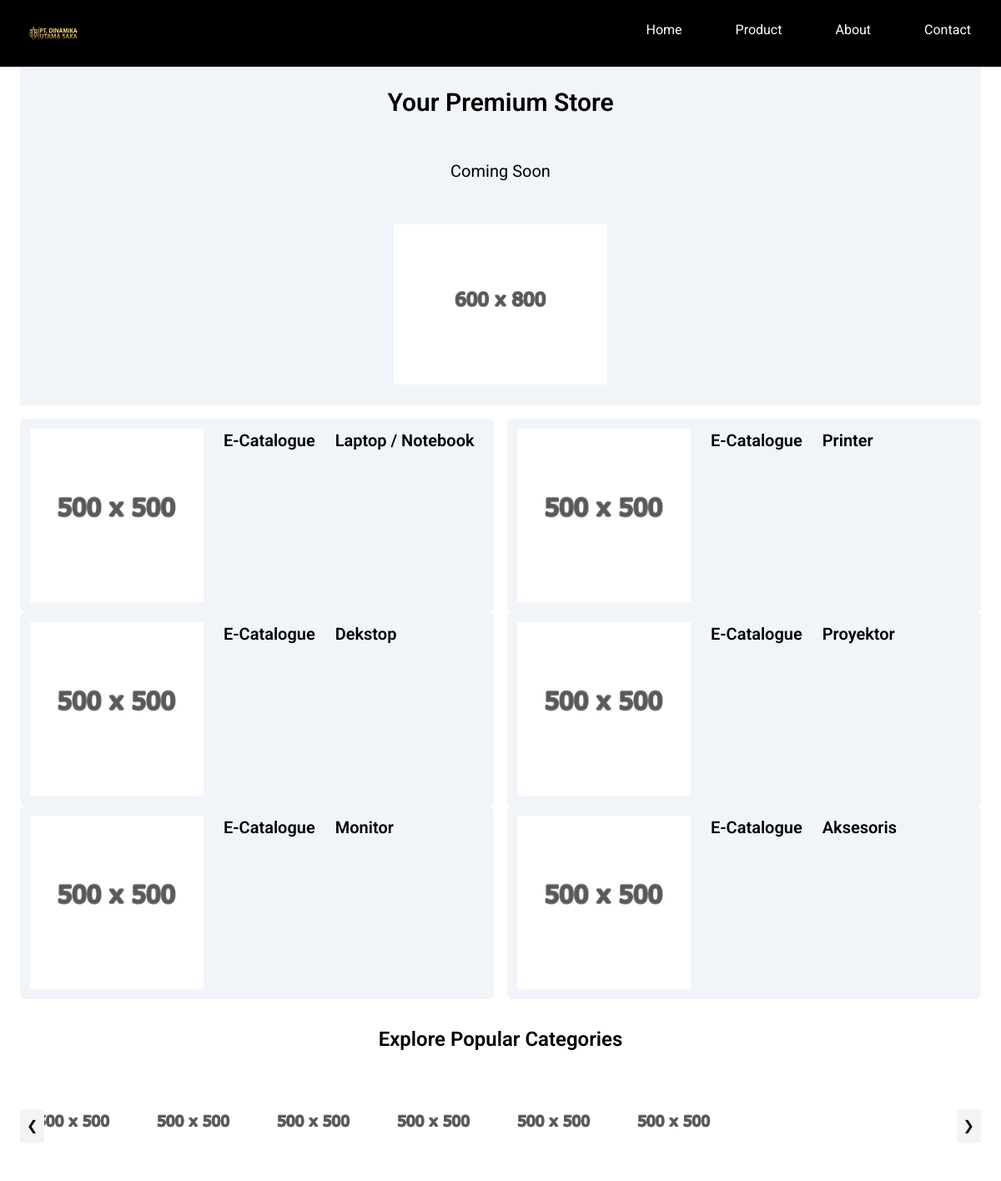
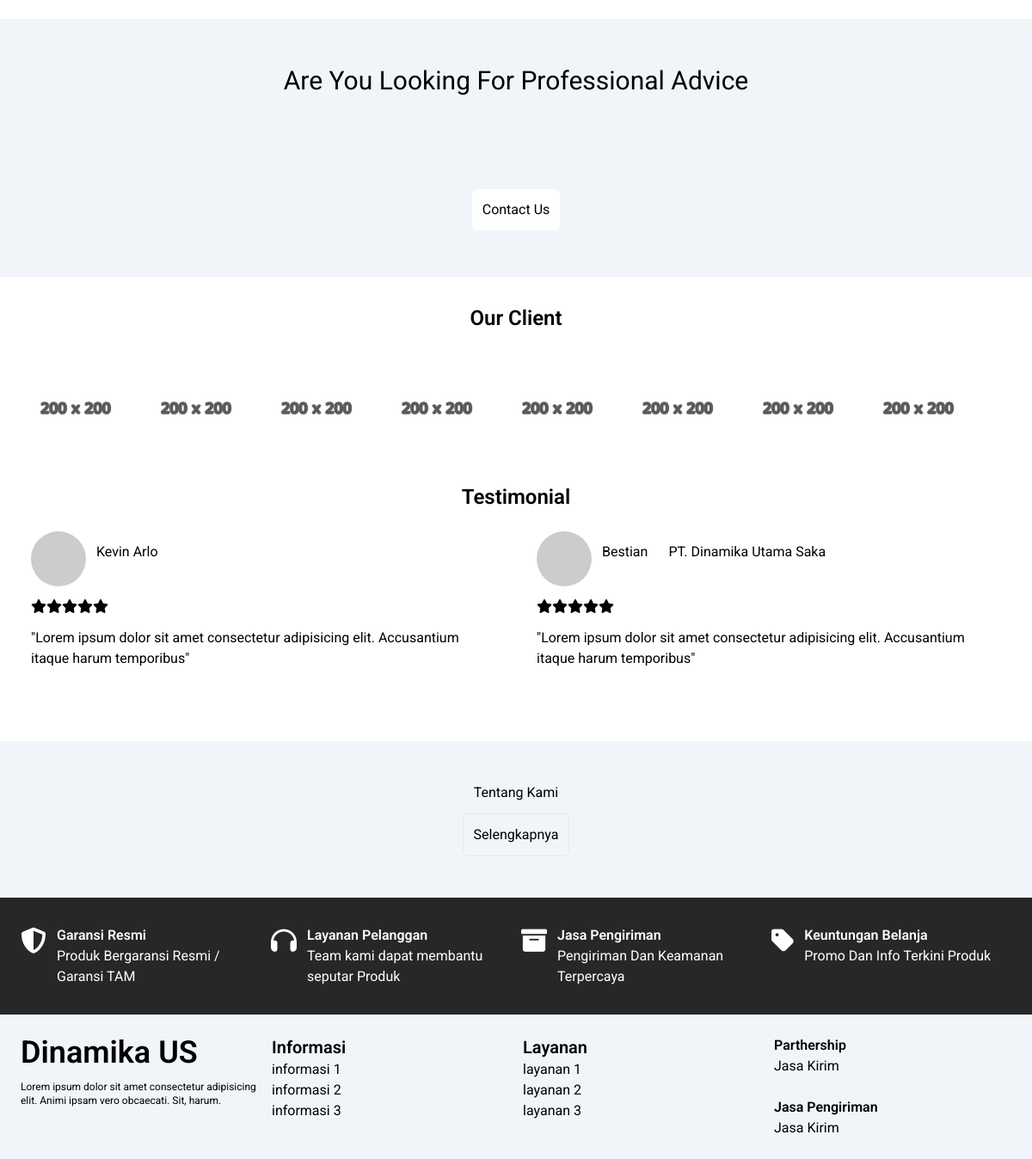
The page / on the database its author committed (2 pictures, top to bottom).
### tables this page shows
CREATE TABLE `tbl_settings_logo` (
  `SettingsLogoID` int(11) NOT NULL,
  `StatusID` int(11) NOT NULL,
  `SettingsLogoName` varchar(255) NOT NULL,
  `SettingsLogoValue` varchar(255) DEFAULT NULL,
  `CreateBy` varchar(20) DEFAULT NULL,
  `CreateTime` timestamp NOT NULL DEFAULT current_timestamp(),
  `UpdateBy` varchar(20) DEFAULT NULL,
  `UpdateTime` timestamp NULL DEFAULT NULL
);

CREATE TABLE `tbl_product_category` (
  `ProductCategoryID` int(11) NOT NULL,
  `StatusID` int(11) NOT NULL,
  `ProductCategoryName` text NOT NULL,
  `ProductCategoryCatalog` varchar(255) DEFAULT NULL,
  `ProductCategoryPhoto` varchar(255) DEFAULT NULL,
  `CreateBy` varchar(20) DEFAULT NULL,
  `CreateTime` timestamp NOT NULL DEFAULT current_timestamp(),
  `UpdateBy` varchar(20) DEFAULT NULL,
  `UpdateTime` timestamp NULL DEFAULT NULL
);

CREATE TABLE `tbl_ourclient` (
  `OurClientID` int(11) NOT NULL,
  `StatusID` int(11) NOT NULL,
  `OurClientName` text NOT NULL,
  `OurClientPhoto` varchar(255) DEFAULT NULL,
  `CreateBy` varchar(20) DEFAULT NULL,
  `CreateTime` timestamp NOT NULL DEFAULT current_timestamp(),
  `UpdateBy` varchar(20) DEFAULT NULL,
  `UpdateTime` timestamp NULL DEFAULT NULL
);

CREATE TABLE `tbl_testimonial` (
  `TestimonialID` int(11) NOT NULL,
  `TestimonialStatusID` int(11) NOT NULL,
  `FullName` varchar(25) NOT NULL,
  `Company` text DEFAULT NULL,
  `TestimonialRating` varchar(10) NOT NULL,
  `TestimonialDescription` text NOT NULL,
  `CreateBy` varchar(20) DEFAULT NULL,
  `CreateTime` timestamp NOT NULL DEFAULT current_timestamp(),
  `UpdateBy` varchar(20) DEFAULT NULL,
  `UpdateTime` timestamp NULL DEFAULT NULL
);

### index.php (the view, shortened to what the rows shown need)
<?php
require_once('includes/helpers/WebRootPath.php');
require_once('includes/class/MetaClass.php');
$Meta           = new Meta();
require_once('includes/component/Header.php');
require_once('includes/class/ProductClass.php');
$Product        = new Product();
require_once('includes/class/SettingsClass.php');
$SettingsLogo   = new Settings();
require_once('includes/component/Navbar.php');
require_once('includes/component/Hero.php');
require_once('includes/class/OurClientClass.php');
$OurClient      = new OurClient();
require_once('includes/class/TestimonialClass.php');
$Testimonial    = new Testimonial();
require_once('includes/component/SidebarMenu.php');
?>
<section>
    <div class='mt-8 mx-6'>
        <h2 class='font-semibold text-2xl text-center'>Explore Popular Categories</h2>
                    <?php foreach ($Product->fetchProductCategory() as $row) : ?>
                        <div class='w-32 h-32 flex-shrink-0'>
                            <img class='w-full h-full' src="<?= WebRootPath(); ?>admin/assets/img/productcategoryphoto/<?= $row['ProductCategoryPhoto']; ?>" alt="<?= $row['ProductCategoryPhoto']; ?>">
                        </div>
                    <?php endforeach; ?>
    </div>
</section>
<section class='mt-6'>
    <div class='min-h-[300px] bg-slate-100 grid place-items-center'>
        <h1 class='text-xl lg:text-3xl'>Are You Looking For Professional Advice</h1>
    </div>
</section>
<section class='our client mt-6'>
    <div class='mt-8 mx-6'>
        <h2 class='font-semibold text-2xl text-center'>Our Client</h2>
        <div class='grid grid-cols-2 lg:flex mt-6 gap-3'>
            <?php foreach ($OurClient->fetchOurClient() as $row) : ?>
                <div>
                    <img class='w-32 h-32' src="<?= WebRootPath(); ?>admin/assets/img/ourclientphoto/<?= $row['OurClientPhoto']; ?>" alt="<?= $row['OurClientPhoto']; ?>">
                </div>
            <?php endforeach; ?>
        </div>
    </div>
</section>
<section class='mt-6 mx-3 lg:mx-6'>
    <div class='min-h-[300px]'>
        <h2 class='font-semibold text-2xl text-center'>Testimonial</h2>
        <div class='grid grid-cols-2 gap-1 lg:gap-6 mt-3'>
            <?php foreach ($Testimonial->fetchTestimonial() as $row) : ?>
                <div class='rounded-md grid gap-3 p-3'>
                    <div class='flex'>
                        <img class='w-16 h-16 rounded-full' src="https://eu.ui-avatars.com/api/?name=<?= $row['FullName'] ?>">
                        <h3 class='m-3'><?= $row['FullName']; ?></h3>
                        <h3 class='m-3'><?= $row['Company']; ?></h3>
                    </div>
                    <span>
                        <?php
                        if ($row['TestimonialRating'] == 5) {
                            echo    '<i class="fa-solid fa-star"></i><i class="fa-solid fa-star"></i><i class="fa-solid fa-star"></i><i class="fa-solid fa-star"></i><i class="fa-solid fa-star"></i>';
                        } elseif ($row['TestimonialRating'] == 4) {
                            echo    '<i class="fa-solid fa-star"></i><i class="fa-solid fa-star"></i><i class="fa-solid fa-star"></i><i class="fa-solid fa-star"></i>';
                        } elseif ($row['TestimonialRating'] == 3) {
                            echo    '<i class="fa-solid fa-star"></i><i class="fa-solid fa-star"></i><i class="fa-solid fa-star"></i>';
                        } elseif ($row['TestimonialRating'] == 2) {
                            echo    '<i class="fa-solid fa-star"></i><i class="fa-solid fa-star"></i>';
                        } else {
                            echo    '<i class="fa-solid fa-star"></i>';
                        }
                        ?>
                    </span>
                    <span class=''>"<?= $row['TestimonialDescription']; ?>"</span>
                </div>
            <?php endforeach; ?>
        </div>
    </div>
</section>
<?php
require_once('includes/component/EndFooter.php');
?>

### includes/component/Navbar.php (shortened to what the rows shown need)
<div class='bg-black' style="position: relative;">
    <div class='mx-6 hidden lg:block '>
        <div class="flex justify-between">
            <a href="<?= WebRootPath(); ?>index.php">
                <?php foreach ($SettingsLogo->fetchLogoHeaderorNavbar() as $row) : ?>
                    <img src="<?= WebRootPath(); ?>admin/assets/img/settingslogo/<?= $row['SettingsLogoValue']; ?>" class='w-20 h-20 mr-3' alt="<?= $row['SettingsLogoValue']; ?>">
                <?php endforeach; ?>
            </a>
                                <?php foreach ($Product->fetchProductNavbar() as $row) : ?>
                                    <div class='grid'>
                                        <a href="<?= WebRootPath(); ?>products.php?page=<?= $row['ProductCategoryID']; ?>">
                                            <img class='w-32 h-32' src="<?= WebRootPath(); ?>admin/assets/img/productcategoryphoto/<?= $row['ProductCategoryPhoto']; ?>" alt="<?= $row['ProductCategoryPhoto']; ?>">
                                            <p class="text-sm mt-5"><?= $row['ProductCategoryName']; ?></p>
                                        </a>
                                    </div>
                                <?php endforeach; ?>
        </div>
    </div>
</div>

### includes/component/Hero.php
<div class='min-h-[406px] mx-6'>
  <div class='grid bg-slate-100 place-items-center min-h-[406px] '>
    <h1 class='text-3xl font-semibold'>Your Premium Store</h1>
    <h2 class='text-xl'>Coming Soon</h2>
    <?php foreach ($SettingsLogo->fetchCarouselPhoto() as $row) : ?>
      <img class='w-64' src="<?= WebRootPath(); ?>admin/assets/img/settingslogo/<?= $row['SettingsLogoValue']; ?>" alt="<?= $row['SettingsLogoValue']; ?>">
    <?php endforeach; ?>
  </div>
  <div class='columns-2 gap-4 mt-4 hidden lg:block'>
    <?php foreach ($Product->fetchProductECatalogue() as $row) : ?>
      <a href="">
        <div class='flex rounded-md gap-6 p-3 bg-slate-100'>
          <img class='w-52 h-52' src="<?= WebRootPath(); ?>admin/assets/img/productcategoryphoto/<?= $row['ProductCategoryPhoto']; ?>" alt="<?= $row['ProductCategoryPhoto']; ?>">
          <span class='text-xl font-semibold'>E-Catalogue</span>
          <span class='text-xl font-semibold'><?= $row['ProductCategoryName']; ?></span>
        </div>
      </a>
    <?php endforeach; ?>
  </div>
</div>

### rows shown on the page
tbl_settings_logo: SettingsLogoValue (picture)
tbl_settings_logo: SettingsLogoValue (picture)
tbl_product_category: ProductCategoryPhoto (picture), ProductCategoryName "Laptop / Notebook"
tbl_product_category: ProductCategoryPhoto (picture), ProductCategoryName "Dekstop"
tbl_product_category: ProductCategoryPhoto (picture), ProductCategoryName "Monitor"
tbl_product_category: ProductCategoryPhoto (picture), ProductCategoryName "Printer"
tbl_product_category: ProductCategoryPhoto (picture), ProductCategoryName "Proyektor"
tbl_product_category: ProductCategoryPhoto (picture), ProductCategoryName "Aksesoris"
tbl_ourclient: OurClientPhoto (picture)
tbl_ourclient: OurClientPhoto (picture)
tbl_ourclient: OurClientPhoto (picture)
tbl_ourclient: OurClientPhoto (picture)
tbl_ourclient: OurClientPhoto (picture)
tbl_ourclient: OurClientPhoto (picture)
tbl_ourclient: OurClientPhoto (picture)
tbl_ourclient: OurClientPhoto (picture)
tbl_testimonial: FullName "Kevin Arlo", TestimonialRating "5" (drawn), TestimonialDescription "Lorem ipsum dolor sit amet consectetur adipisicing elit. Accusantium itaque harum temporibus"
tbl_testimonial: FullName "Bestian", Company "PT. Dinamika Utama Saka", TestimonialRating "5" (drawn), TestimonialDescription "Lorem ipsum dolor sit amet consectetur adipisicing elit. Accusantium itaque harum temporibus"
